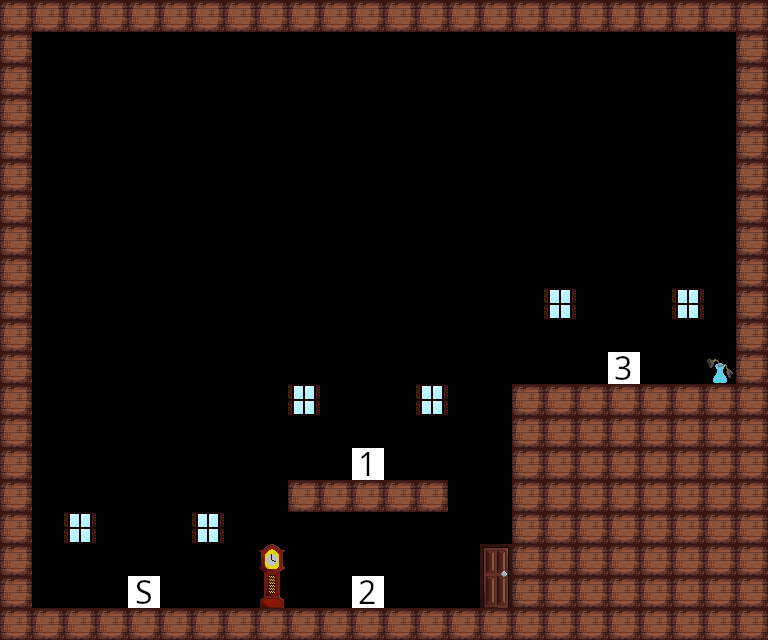

Tiled map render using the project's own tile images. Description and the whole map definition, tile-layer contents included, below:
An orthogonal 24x20 tile map with 32x32 px tiles, 1 tile layer (Tile Layer 1).

<map version="1.10" tiledversion="1.10.2" orientation="orthogonal" renderorder="right-down" width="24" height="20" tilewidth="32" tileheight="32" infinite="0" nextlayerid="2" nextobjectid="1">
 <editorsettings>
  <export target="../assets/levels/Level2.csv" format="csv" />
 </editorsettings>
 <tileset firstgid="1" source="tiles.tsx" />
 <layer id="1" name="Tile Layer 1" width="24" height="20">
  <data encoding="csv">
2,2,2,2,2,2,2,2,2,2,2,2,2,2,2,2,2,2,2,2,2,2,2,2,
2,0,0,0,0,0,0,0,0,0,0,0,0,0,0,0,0,0,0,0,0,0,0,2,
2,0,0,0,0,0,0,0,0,0,0,0,0,0,0,0,0,0,0,0,0,0,0,2,
2,0,0,0,0,0,0,0,0,0,0,0,0,0,0,0,0,0,0,0,0,0,0,2,
2,0,0,0,0,0,0,0,0,0,0,0,0,0,0,0,0,0,0,0,0,0,0,2,
2,0,0,0,0,0,0,0,0,0,0,0,0,0,0,0,0,0,0,0,0,0,0,2,
2,0,0,0,0,0,0,0,0,0,0,0,0,0,0,0,0,0,0,0,0,0,0,2,
2,0,0,0,0,0,0,0,0,0,0,0,0,0,0,0,0,0,0,0,0,0,0,2,
2,0,0,0,0,0,0,0,0,0,0,0,0,0,0,0,0,0,0,0,0,0,0,2,
2,0,0,0,0,0,0,0,0,0,0,0,0,0,0,0,0,23,0,0,0,23,0,2,
2,0,0,0,0,0,0,0,0,0,0,0,0,0,0,0,0,0,0,0,0,0,0,2,
2,0,0,0,0,0,0,0,0,0,0,0,0,0,0,0,0,0,0,103,0,0,22,2,
2,0,0,0,0,0,0,0,0,23,0,0,0,23,0,0,2,2,2,2,2,2,2,2,
2,0,0,0,0,0,0,0,0,0,0,0,0,0,0,0,2,2,2,2,2,2,2,2,
2,0,0,0,0,0,0,0,0,0,0,101,0,0,0,0,2,2,2,2,2,2,2,2,
2,0,0,0,0,0,0,0,0,2,2,2,2,2,0,0,2,2,2,2,2,2,2,2,
2,0,23,0,0,0,23,0,0,0,0,0,0,0,0,0,2,2,2,2,2,2,2,2,
2,0,0,0,0,0,0,0,0,0,0,0,0,0,0,0,2,2,2,2,2,2,2,2,
2,0,0,0,6,0,0,0,25,0,0,102,0,0,0,24,2,2,2,2,2,2,2,2,
2,2,2,2,2,2,2,2,2,2,2,2,2,2,2,2,2,2,2,2,2,2,2,2
</data>
 </layer>
</map>
